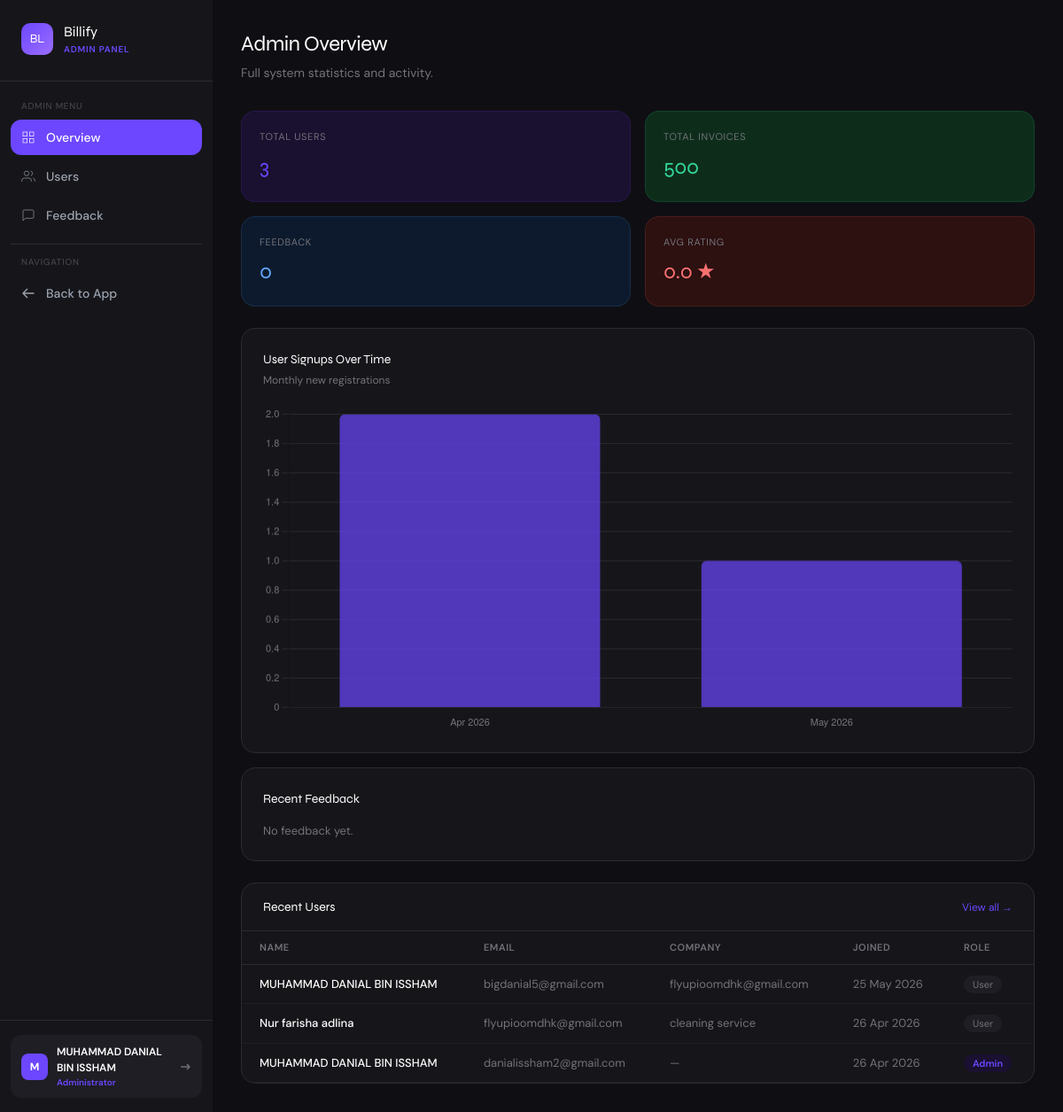
Page /admin (signed in) on the earlier database version.
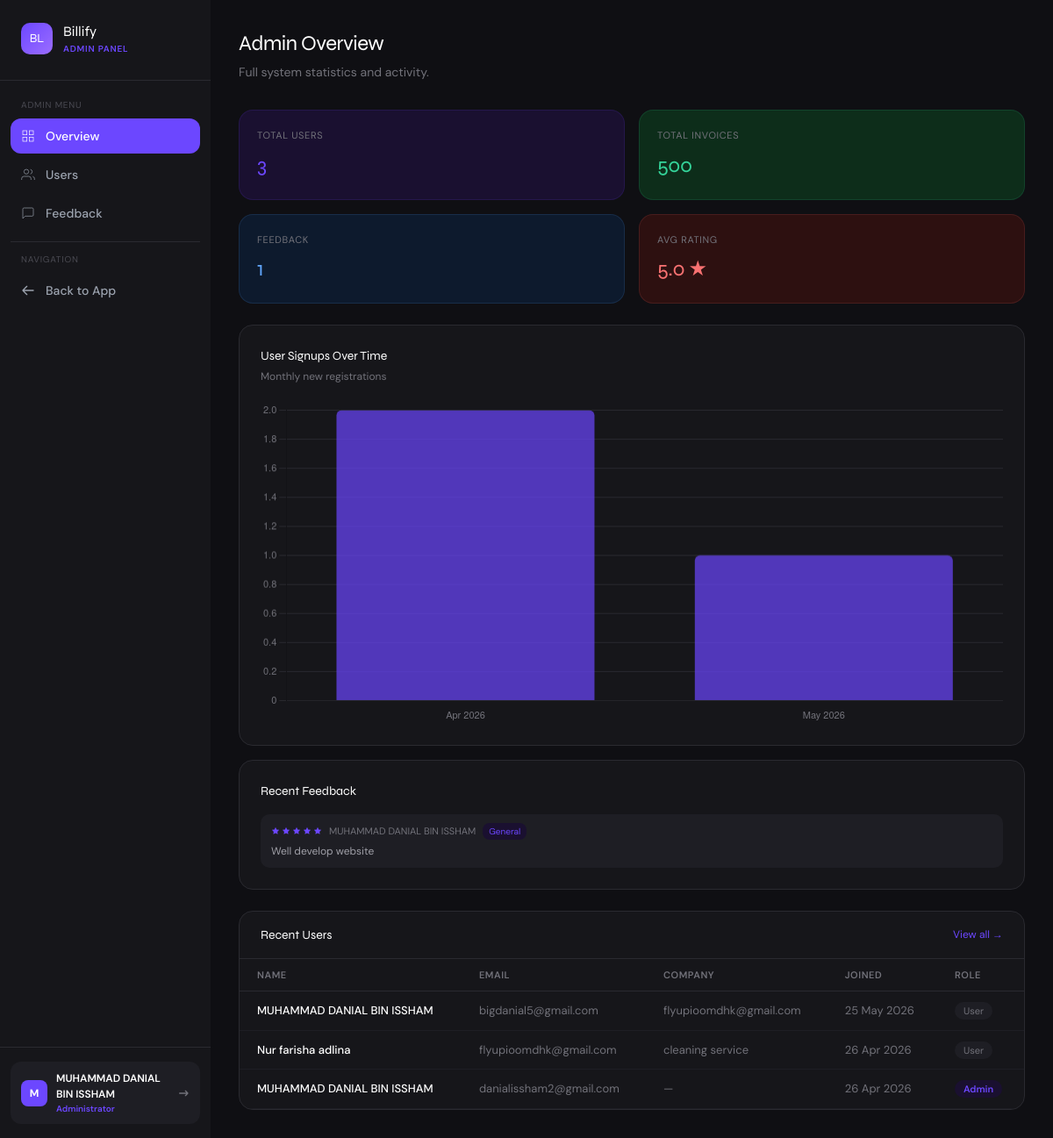
Same page on the later database version.
### app.py (models this page shows)
class User(UserMixin, db.Model):
    id = db.Column(db.Integer, primary_key=True)
    name = db.Column(db.String(100), nullable=False)
    email = db.Column(db.String(120), unique=True, nullable=False)
    password = db.Column(db.String(200), nullable=False)
    company = db.Column(db.String(100))
    is_admin = db.Column(db.Boolean, default=False)
    is_active_account = db.Column(db.Boolean, default=True)
    created_at = db.Column(db.DateTime, default=datetime.utcnow)
    invoices = db.relationship('Invoice', backref='owner', lazy=True)

class Feedback(db.Model):
    id = db.Column(db.Integer, primary_key=True)
    user_id = db.Column(db.Integer, db.ForeignKey('user.id'), nullable=False)
    rating = db.Column(db.Integer, nullable=False)
    category = db.Column(db.String(50))
    message = db.Column(db.Text)
    created_at = db.Column(db.DateTime, default=datetime.utcnow)
    user = db.relationship('User', backref='feedbacks')

### app.py (the view)
@app.route('/admin')
@login_required
@admin_required
def admin_dashboard():
    total_users = User.query.count()
    total_invoices = Invoice.query.count()
    total_revenue = db.session.query(db.func.sum(Invoice.total)).filter_by(status='Paid').scalar() or 0
    total_feedback = Feedback.query.count()
    avg_rating = db.session.query(db.func.avg(Feedback.rating)).scalar() or 0
    recent_users = User.query.order_by(User.created_at.desc()).limit(5).all()
    recent_feedback = Feedback.query.order_by(Feedback.created_at.desc()).limit(5).all()
    from collections import defaultdict
    all_users = User.query.all()
    monthly_signups = defaultdict(int)
    for u in all_users:
        key = u.created_at.strftime('%b %Y')
        monthly_signups[key] += 1
    sorted_signups = sorted(monthly_signups.items(), key=lambda x: datetime.strptime(x[0], '%b %Y'))
    return render_template('admin/dashboard.html',
        total_users=total_users,
        total_invoices=total_invoices,
        total_revenue=round(float(total_revenue), 2),
        total_feedback=total_feedback,
        avg_rating=round(float(avg_rating), 1),
        recent_users=recent_users,
        recent_feedback=recent_feedback,
        signup_labels=json.dumps([s[0] for s in sorted_signups]),
        signup_data=json.dumps([s[1] for s in sorted_signups])
    )

### app.py (called while the page is built)
@app.after_request
def add_security_headers(response):
    response.headers['X-Content-Type-Options'] = 'nosniff'
    response.headers['X-Frame-Options'] = 'SAMEORIGIN'
    response.headers['X-XSS-Protection'] = '1; mode=block'
    response.headers['Referrer-Policy'] = 'strict-origin-when-cross-origin'
    return response

@login_manager.user_loader
def load_user(user_id):
    return User.query.get(int(user_id))

def admin_required(f):
    @wraps(f)
    def decorated(*args, **kwargs):
        if not current_user.is_authenticated or not current_user.is_admin:
            flash('Admin access required.', 'error')
            return redirect(url_for('dashboard'))
        return f(*args, **kwargs)
    return decorated

### templates/admin/dashboard.html (shortened to what this page needs)
{% extends 'admin/base.html' %}
{% block content %}
<div class="mb-8">
  <h2 class="font-display font-700" style="font-size:24px;letter-spacing:-0.5px;color:white;">Admin Overview</h2>
  <p style="color:#72727a;font-size:14px;margin-top:4px;">Full system statistics and activity.</p>
</div>
<div class="grid grid-cols-2 xl:grid-cols-4 gap-4 mb-6">
  {% set cards = [
    ('Total Users', total_users, '#6c47ff', '#1a1030'),
    ('Total Invoices', total_invoices, '#34d399', '#0d2d1a'),
    ('Feedback', total_feedback, '#60a5fa', '#0d1a2d'),
    ('Avg Rating', avg_rating ~ ' ★', '#f87171', '#2d1010'),
  ] %}
  {% for label, value, color, bg in cards %}
  <div style="background:{{ bg }};border:1px solid {{ color }}22;border-radius:16px;padding:20px;">
    <div style="font-size:11px;color:#72727a;text-transform:uppercase;letter-spacing:0.06em;margin-bottom:8px;">{{ label }}</div>
    <div class="font-display font-700" style="font-size:24px;color:{{ color }};letter-spacing:-0.5px;">{{ value }}</div>
  </div>
  {% endfor %}
</div>
<div class="grid grid-cols-1 xl:grid-cols-2 gap-4 mb-6">
  <div style="background:#16161a;border:1px solid #2a2a30;border-radius:16px;padding:24px;">
    <div class="font-display font-600" style="font-size:14px;color:white;margin-bottom:4px;">User Signups Over Time</div>
    <div style="font-size:12px;color:#72727a;margin-bottom:20px;">Monthly new registrations</div>
    <canvas id="signupChart" height="130"></canvas>
  </div>
  <div style="background:#16161a;border:1px solid #2a2a30;border-radius:16px;padding:24px;">
    <div class="font-display font-600" style="font-size:14px;color:white;margin-bottom:16px;">Recent Feedback</div>
    <div class="space-y-3">
      {% for fb in recent_feedback %}
      <div style="padding:10px 12px;background:#1e1e24;border-radius:10px;">
        <div style="display:flex;align-items:center;gap:8px;margin-bottom:4px;">
          <div style="display:flex;gap:2px;">
            {% for i in range(1,6) %}
            <svg width="10" height="10" viewBox="0 0 24 24" fill="{% if i <= fb.rating %}#6c47ff{% else %}#2a2a30{% endif %}" stroke="none"><polygon points="12 2 15.09 8.26 22 9.27 17 14.14 18.18 21.02 12 17.77 5.82 21.02 7 14.14 2 9.27 8.91 8.26 12 2"/></svg>
            {% endfor %}
          </div>
          <span style="font-size:11px;color:#72727a;">{{ fb.user.name }}</span>
          {% if fb.category %}<span style="font-size:10px;background:#1a1030;color:#6c47ff;padding:2px 7px;border-radius:8px;">{{ fb.category }}</span>{% endif %}
        </div>
        {% if fb.message %}<div style="font-size:12px;color:#a0a0a8;">{{ fb.message[:80] }}{% if fb.message|length > 80 %}...{% endif %}</div>{% endif %}
      </div>
      {% else %}
      <div style="color:#72727a;font-size:13px;">No feedback yet.</div>
      {% endfor %}
    </div>
  </div>
</div>
<div style="background:#16161a;border:1px solid #2a2a30;border-radius:16px;overflow:hidden;">
  <div style="padding:16px 24px;border-bottom:1px solid #2a2a30;display:flex;align-items:center;justify-content:between;">
    <div class="font-display font-600" style="font-size:14px;color:white;">Recent Users</div>
    <a href="{{ url_for('admin_users') }}" style="font-size:12px;color:#6c47ff;text-decoration:none;margin-left:auto;">View all →</a>
  </div>
  <table style="width:100%;font-size:13px;border-collapse:collapse;">
    <thead>
      <tr style="border-bottom:1px solid #2a2a30;">
        {% for col in ['Name', 'Email', 'Company', 'Joined', 'Role'] %}
        <th style="padding:10px 20px;text-align:left;font-size:11px;font-weight:600;color:#72727a;text-transform:uppercase;letter-spacing:0.05em;">{{ col }}</th>
        {% endfor %}
      </tr>
    </thead>
    <tbody>
      {% for u in recent_users %}
      <tr style="border-bottom:1px solid #1e1e24;">
        <td style="padding:12px 20px;color:white;font-weight:500;">{{ u.name }}</td>
        <td style="padding:12px 20px;color:#72727a;">{{ u.email }}</td>
        <td style="padding:12px 20px;color:#72727a;">{{ u.company or '—' }}</td>
        <td style="padding:12px 20px;color:#72727a;">{{ u.created_at.strftime('%d %b %Y') }}</td>
        <td style="padding:12px 20px;">
          {% if u.is_admin %}
          <span style="background:#1a1030;color:#6c47ff;padding:3px 10px;border-radius:20px;font-size:11px;font-weight:600;">Admin</span>
          {% else %}
          <span style="background:#1e1e24;color:#72727a;padding:3px 10px;border-radius:20px;font-size:11px;">User</span>
          {% endif %}
        </td>
      </tr>
      {% endfor %}
    </tbody>
  </table>
</div>
{% endblock %}
{% block scripts %}
<script>
const labels = {{ signup_labels|safe }};
const data = {{ signup_data|safe }};
new Chart(document.getElementById('signupChart'), {
  type: 'bar',
  data: {
    labels: labels.length ? labels : ['No Data'],
    datasets: [{
      data: data.length ? data : [0],
      backgroundColor: 'rgba(108,71,255,0.7)',
      borderRadius: 6,
    }]
  },
  options: {
    responsive: true,
    plugins: { legend: { display: false } },
    scales: {
      y: { beginAtZero: true, grid: { color: '#2a2a30' }, ticks: { color: '#72727a', font: { size: 11 } } },
      x: { grid: { display: false }, ticks: { color: '#72727a', font: { size: 11 } } }
    }
  }
});
</script>
{% endblock %}

### templates/admin/base.html (shortened to what this page needs)
<!DOCTYPE html>
<html lang="en">
<head>
  <script src="https://cdn.tailwindcss.com"></script>
</head>
<body style="background:#0f0f13; min-height:100vh;">
<div class="flex min-h-screen">
  <aside style="width:240px;background:#16161a;flex-shrink:0;" class="fixed h-full z-10 flex flex-col">
    <div class="px-6 py-6" style="border-bottom:1px solid #2a2a30;">
      <div class="flex items-center gap-3 mb-1">
        <div style="width:36px;height:36px;background:linear-gradient(135deg,#6c47ff,#9b6dff);border-radius:10px;display:flex;align-items:center;justify-content:center;">
          <span class="font-display font-700 text-white" style="font-size:14px;">BL</span>
        </div>
        <div>
          <div class="font-display font-700 text-white" style="font-size:16px;">Billify</div>
          <div style="font-size:10px;color:#6c47ff;font-weight:600;letter-spacing:0.08em;">ADMIN PANEL</div>
        </div>
      </div>
    </div>
    <nav class="flex-1 px-3 py-5 space-y-1">
      <div style="font-size:10px;color:#4a4a52;text-transform:uppercase;letter-spacing:0.08em;padding:0 12px;margin-bottom:8px;">Admin Menu</div>
      <a href="{{ url_for('admin_dashboard') }}"
         class="nav-link flex items-center gap-3 px-3 py-2.5 rounded-xl text-sm font-medium {% if request.endpoint == 'admin_dashboard' %}active{% else %}text-gray-400{% endif %}">
        <svg class="w-4 h-4" fill="none" stroke="currentColor" viewBox="0 0 24 24"><rect x="3" y="3" width="7" height="7"/><rect x="14" y="3" width="7" height="7"/><rect x="14" y="14" width="7" height="7"/><rect x="3" y="14" width="7" height="7"/></svg>
        Overview
      </a>
      <a href="{{ url_for('admin_users') }}"
         class="nav-link flex items-center gap-3 px-3 py-2.5 rounded-xl text-sm font-medium {% if request.endpoint == 'admin_users' %}active{% else %}text-gray-400{% endif %}">
        <svg class="w-4 h-4" fill="none" stroke="currentColor" viewBox="0 0 24 24"><path d="M17 21v-2a4 4 0 0 0-4-4H5a4 4 0 0 0-4 4v2"/><circle cx="9" cy="7" r="4"/><path d="M23 21v-2a4 4 0 0 0-3-3.87"/><path d="M16 3.13a4 4 0 0 1 0 7.75"/></svg>
        Users
      </a>
      <a href="{{ url_for('admin_feedback') }}"
         class="nav-link flex items-center gap-3 px-3 py-2.5 rounded-xl text-sm font-medium {% if request.endpoint == 'admin_feedback' %}active{% else %}text-gray-400{% endif %}">
        <svg class="w-4 h-4" fill="none" stroke="currentColor" viewBox="0 0 24 24"><path d="M21 15a2 2 0 0 1-2 2H7l-4 4V5a2 2 0 0 1 2-2h14a2 2 0 0 1 2 2z"/></svg>
        Feedback
      </a>
      <div style="border-top:1px solid #2a2a30;margin:12px 0;"></div>
      <div style="font-size:10px;color:#4a4a52;text-transform:uppercase;letter-spacing:0.08em;padding:0 12px;margin-bottom:8px;">Navigation</div>
      <a href="{{ url_for('dashboard') }}"
         class="nav-link flex items-center gap-3 px-3 py-2.5 rounded-xl text-sm font-medium text-gray-400">
        <svg class="w-4 h-4" fill="none" stroke="currentColor" viewBox="0 0 24 24"><path stroke-linecap="round" stroke-linejoin="round" stroke-width="2" d="M10 19l-7-7m0 0l7-7m-7 7h18"/></svg>
        Back to App
      </a>
    </nav>
    <div class="px-3 py-4" style="border-top:1px solid #2a2a30;">
      <div style="background:#1e1e24;border-radius:12px;padding:10px 12px;display:flex;align-items:center;gap:10px;">
        <div style="width:30px;height:30px;border-radius:8px;background:#6c47ff;display:flex;align-items:center;justify-content:center;font-weight:700;color:white;font-size:12px;flex-shrink:0;">
          {{ current_user.name[0].upper() }}
        </div>
        <div style="flex:1;min-width:0;">
          <div style="font-size:12px;font-weight:600;color:white;truncate;">{{ current_user.name }}</div>
          <div style="font-size:10px;color:#6c47ff;font-weight:600;">Administrator</div>
        </div>
        <a href="{{ url_for('logout') }}" title="Logout">
          <svg class="w-4 h-4" style="color:#72727a;" fill="none" stroke="currentColor" viewBox="0 0 24 24"><path stroke-linecap="round" stroke-linejoin="round" stroke-width="2" d="M17 16l4-4m0 0l-4-4m4 4H7"/></svg>
        </a>
      </div>
    </div>
  </aside>
  <main style="margin-left:240px;flex:1;padding:32px;background:#0f0f13;min-height:100vh;">
    {% block content %}{% endblock %}
  </main>
</div>
{% block scripts %}{% endblock %}
</body>
</html>

### templates/admin/base.html (style rules this page uses)
* { font-family: 'DM Sans', sans-serif; }
.font-display { font-family: 'Syne', sans-serif; }
:root { --accent: #6c47ff; --accent-dark: #4a2fe0; --surface: #f7f7fb; --card: #ffffff; --border: #ebebf0; --text: #16161a; --muted: #72727a; }
.nav-link { transition: all 0.15s ease; }
.nav-link.active { background: var(--accent); color: white; }

Differences in the rows shown:
added Feedback: rating 5 (drawn), user.name "MUHAMMAD DANIAL BIN ISSHAM", category "General", message "Well develop website"
Other differences:
new list line: "FEEDBACK 1"
new list line: "AVG RATING 5.0 ★"
list line gone: "FEEDBACK 0"
list line gone: "AVG RATING 0.0 ★"
text no longer shown: "No feedback yet."
